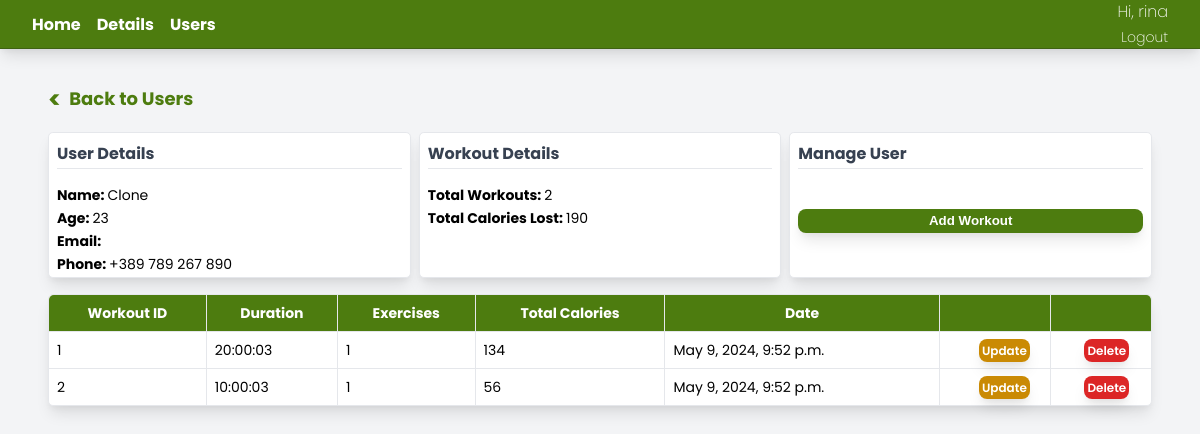
The app's page /users/2/ (signed in), older data.
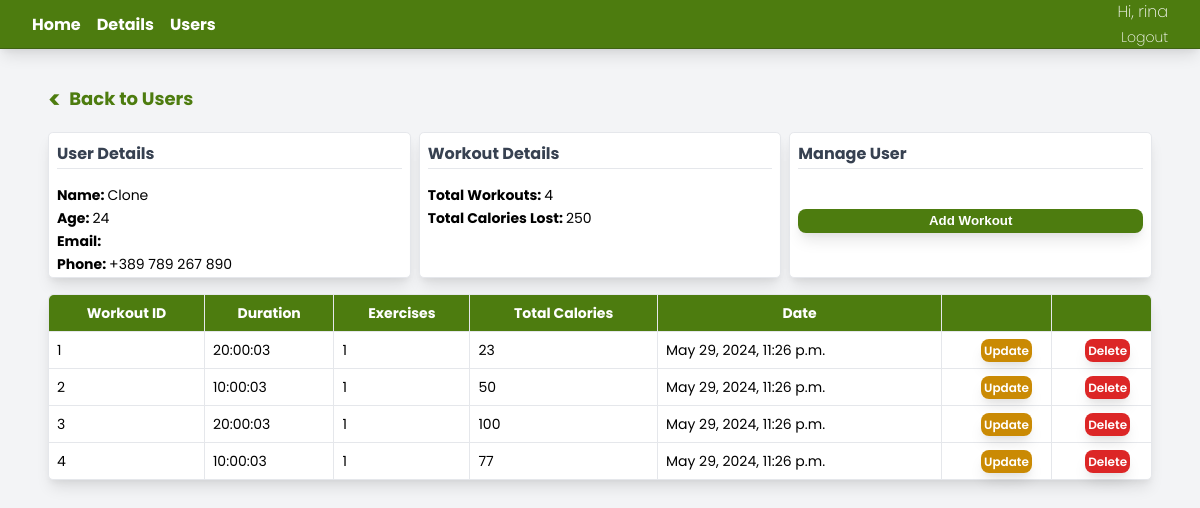
The same page, newer data.
### tracker/models.py (models this page shows, shortened)
class UserProfile(models.Model):
    user = models.OneToOneField(AuthUser, null=True, on_delete=models.CASCADE)
    name = models.CharField(max_length=200, null=True)
    age = models.IntegerField(null=True)
    phone = models.CharField(max_length=200, null=True)
    date_created = models.DateTimeField(auto_now_add=True, null=True)

### tracker/views.py (the view)
# urls.py: path('users/<str:id>/', views.user_details, name='user_details'),
@login_required(login_url='login')
def user_details(request, id):
    try:
        user_profile = UserProfile.objects.get(id=id)
    except UserProfile.DoesNotExist:
        return HttpResponse("User profile does not exist.", status=404)
    if request.user != user_profile.user and not request.user.groups.filter(name='admin').exists():
        return HttpResponse("You are not authorized to view this page.")
    workouts = Workout.objects.filter(user=user_profile)
    total_workouts = workouts.count()
    total_calories = 0
    for workout in workouts:
        total_calories += WorkoutDetail.objects.filter(workout=workout).aggregate(Sum('calories_burned'))[
                              'calories_burned__sum'] or 0
    all_workout_details = workouts.annotate(
        total_duration=Sum('workoutdetail__duration'),
        total_exercises=Count('workoutdetail__exercise', distinct=True),
        total_calories=Sum('workoutdetail__calories_burned')
    ).values(
        'id', 'start_time', 'total_duration', 'total_exercises', 'total_calories'
    )
    return render(request, 'tracker/user_details.html', {
        'user': user_profile, 'workouts': workouts, 'total_calories': total_calories,
        "total_workouts": total_workouts, 'all_workout_details': all_workout_details
    })

### tracker/templates/tracker/user_details.html (shortened to what this page needs)
{% extends 'tracker/base.html' %}
{% block content %}
<div class="stats-container" style="margin-top: 2rem">
    {% if request.user.is_staff %}
    <div>
        <a href="{% url 'users' %}" class="back-to-users">
            <span style="font-size: 1.5rem; line-height: 2rem; margin-top: 0.2rem"><</span>
            <span> Back to Users</span>
        </a>
    </div>
    {% endif %}
    <div class="stats-card-container">
        <div class="stats-card">
            <span class="stats-card-title">User Details</span>
            <div class="stats-card-layout">
                <div>
                    <span style="font-weight: bold">Name: </span>
                    <span>{{ user.name }}</span>
                </div>
                <div>
                    <span style="font-weight: bold">Age: </span>
                    <span>{{ user.age }}</span>
                </div>
                <div>
                    <span style="font-weight: bold">Email: </span>
                </div>
                <div>
                    <span style="font-weight: bold">Phone: </span>
                    <span>{{ user.phone }}</span>
                </div>
            </div>
        </div>
        <div class="stats-card">
            <span class="stats-card-title">Workout Details</span>
            <div class="stats-card-layout">
                <div>
                    <span style="font-weight: bold">Total Workouts: </span>
                    <span>{{ total_workouts }}</span>
                </div>
                <div>
                    <span style="font-weight: bold">Total Calories Lost: </span>
                    <span>{{ total_calories }}</span>
                </div>
            </div>
        </div>
        <div class="stats-card">
            <span class="stats-card-title">Manage User</span>
            <div class="stats-card-layout" style="margin-top: 1.5rem">
                <a href="{% url 'create_workout' user.id %}">
                    <button class="stats-card-layout-workout-button">
                        Add Workout
                    </button>
                </a>
            </div>
        </div>
    </div>
    <table class="stats-table">
        <thead class="stats-header">
        <tr>
            <th class="table-cell">Workout ID</th>
            <th class="table-cell">Duration</th>
            <th class="table-cell">Exercises</th>
            <th class="table-cell">Total Calories</th>
            <th class="table-cell">Date</th>
            <th class="table-cell"></th>
            <th class="table-cell"></th>
        </tr>
        </thead>
        <tbody>
        {% for workout in all_workout_details %}
        <tr>
            <td class="table-cell">{{ workout.id }}</td>
            <td class="table-cell">{{ workout.total_duration }}</td>
            <td class="table-cell">{{ workout.total_exercises }}</td>
            <td class="table-cell">{{ workout.total_calories }}</td>
            <td class="table-cell">{{ workout.start_time }}</td>
            <td class="table-cell"><a
                    class="stats-card-layout-update-button"
                    style="text-decoration: none; padding: 0.2rem; font-size: 0.75rem; line-height: 1rem; margin-left: 33%"
                    href="{% url 'update_workout' workout.id %}">Update</a>
            </td>
            <td class="table-cell"><a
                    class="stats-card-layout-delete-button"
                    style="text-decoration: none; padding: 0.2rem; font-size: 0.75rem; line-height: 1rem; margin-left: 30%"
                    href="{% url 'delete_workout' workout.id %}">Delete</a>
            </td>
        </tr>
        {% endfor %}
        </tbody>
    </table>
</div>
{% endblock %}

Row changes from the older to the newer data that the page shows:
changed UserProfile "Clone": age "23" → "24"
Text that changed along with them:
{{ total_workouts }}: "2" → "4"
{{ total_calories }}: "190" → "250"
new list line: "1 20:00:03 1 23 May 29, 2024, 11:26 p.m. Update Delete"
new list line: "2 10:00:03 1 50 May 29, 2024, 11:26 p.m. Update Delete"
new list line: "3 20:00:03 1 100 May 29, 2024, 11:26 p.m. Update Delete"
new list line: "4 10:00:03 1 77 May 29, 2024, 11:26 p.m. Update Delete"
list line gone: "1 20:00:03 1 134 May 9, 2024, 9:52 p.m. Update Delete"
list line gone: "2 10:00:03 1 56 May 9, 2024, 9:52 p.m. Update Delete"
